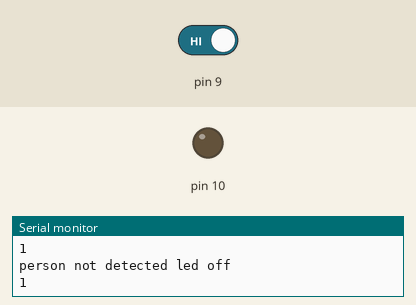
Simulated run of this sketch. Board: Arduino Uno, built with avr-gcc and run on an emulated ATmega328P. On the bench: output pins drawn as LEDs (lit = HIGH), the last lines printed to the serial monitor. The test bench sets the inputs (shaded band); at power-on: pin 9 HIGH.

Above: at 10.8 s.
10.9 s: pin 9 driven LOW
At 20.7 s:
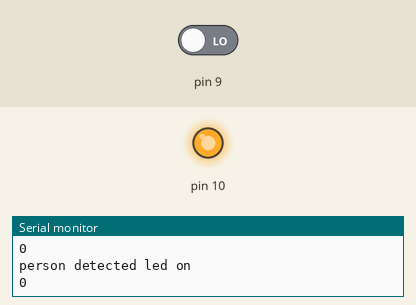
21.5 s: pin 9 driven HIGH
At 30.8 s:
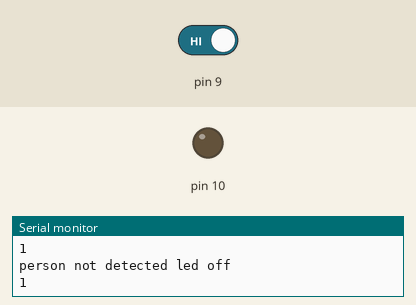
Timing chart, 0 to 32.3 s (numbered marks = the images above; inputs shaded):
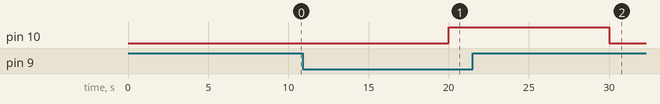

Measured:
- after the input at 10.9 s, pin 10: LOW → HIGH after 9.1 s
- after the input at 21.5 s, pin 10: HIGH → LOW after 8.5 s

The sketch:

Auto_light.ino
```cpp
void setup() {
  pinMode(9,INPUT);
  pinMode(10,OUTPUT);
  Serial.begin(9600);
}

void loop() {
  int status_Ir=digitalRead(9);
  Serial.println(status_Ir);
  delay(5000);
  if(status_Ir==0){
    digitalWrite(10,HIGH);
    Serial.println("person detected led on");
  }
  else{
    digitalWrite(10,LOW);
    Serial.println("person not detected led off");
  }
}
```
